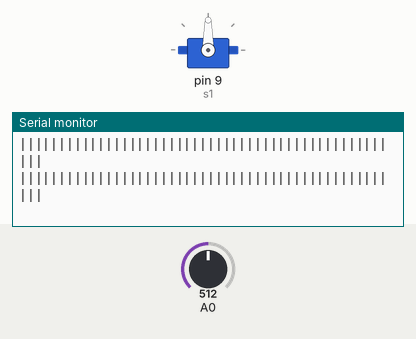
This sketch was run on a simulated Arduino Uno, built with avr-gcc and run on an emulated ATmega328P. Parts: servo, the last lines printed to the serial monitor. Inputs (shaded band) come from the test bench; at power-on: A0 = 512.

Above: at 1.2 s.
1.3 s: A0 set to 716
At 1.48 s:
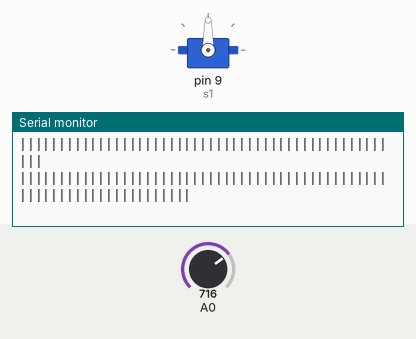
3.3 s: A0 set to 900
At 3.48 s:
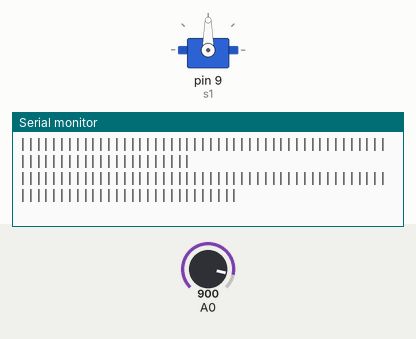

Measured:
- after the input at 1.3 s, the serial monitor: prints a new line after 0.12 s (image 1)
- after the input at 3.3 s, the serial monitor: prints a new line after 0.11 s (image 2)

The sketch:

sketch_mar02b.ino
```cpp
#include<Servo.h>
Servo s1 ;
//Servo s2;
String lb;
void setup() {
  Serial.begin(9600);

  s1.attach(9);
  pinMode(9, OUTPUT);

  Serial.print("check");

  for (int i = 0; i < 75; i++) {
    lb = lb + "|";
  }
}

void loop() {
  Serial.println(lb.substring(0, analogico()));
}

int analogico() {
  int i = analogRead(0);
  i = map(i, 0, 1023, 0, 100);
  return i;
}
```
